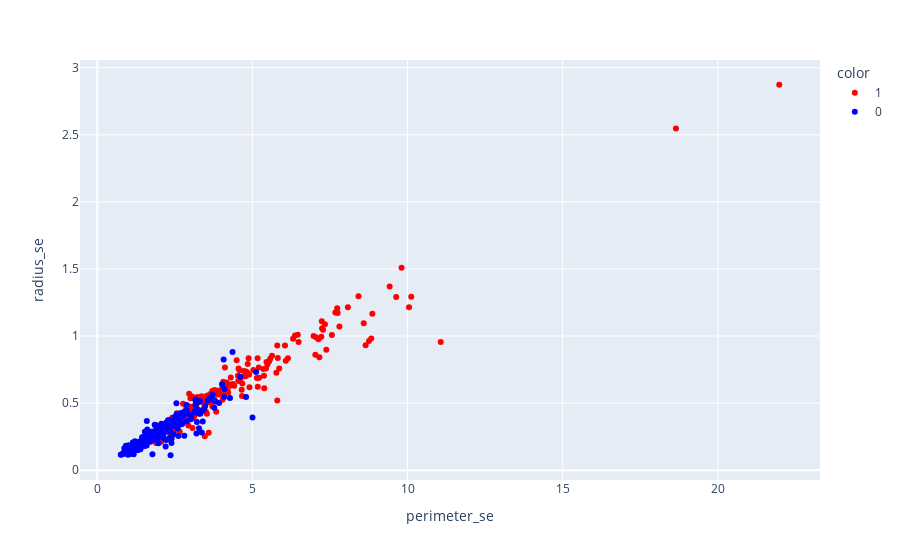

The notebook cell this image was saved under:
### Code cell
px.scatter(
    raw_df, 
    y = 'radius_se', 
    x = 'perimeter_se',
    color = raw_df['diagnosis'].astype(str),
    color_discrete_map = {'0': 'blue', '1': 'red'})

### Figure 1 — Plotly figure (JSON) as saved in the notebook; plotly's stock layout.template omitted (floating-point values rounded to 4 significant figures; data arrays with more than 128 entries replaced by an {"elided": "..."} marker saying what was removed)
{"data": [{"hovertemplate": "color=1<br>perimeter_se=%{x}<br>radius_se=%{y}<extra></extra>", "legendgroup": "1", "marker": {"color": "red", "symbol": "circle"}, "mode": "markers", "name": "1", "orientation": "v", "showlegend": true, "type": "scatter", "x": {"elided": "212 float values"}, "xaxis": "x", "y": {"elided": "212 float values"}, "yaxis": "y"}, {"hovertemplate": "color=0<br>perimeter_se=%{x}<br>radius_se=%{y}<extra></extra>", "legendgroup": "0", "marker": {"color": "blue", "symbol": "circle"}, "mode": "markers", "name": "0", "orientation": "v", "showlegend": true, "type": "scatter", "x": {"elided": "357 float values"}, "xaxis": "x", "y": {"elided": "357 float values"}, "yaxis": "y"}], "layout": {"legend": {"title": {"text": "color"}, "tracegroupgap": 0}, "margin": {"t": 60}, "xaxis": {"anchor": "y", "domain": [0, 1], "title": {"text": "perimeter_se"}}, "yaxis": {"anchor": "x", "domain": [0, 1], "title": {"text": "radius_se"}}}}
